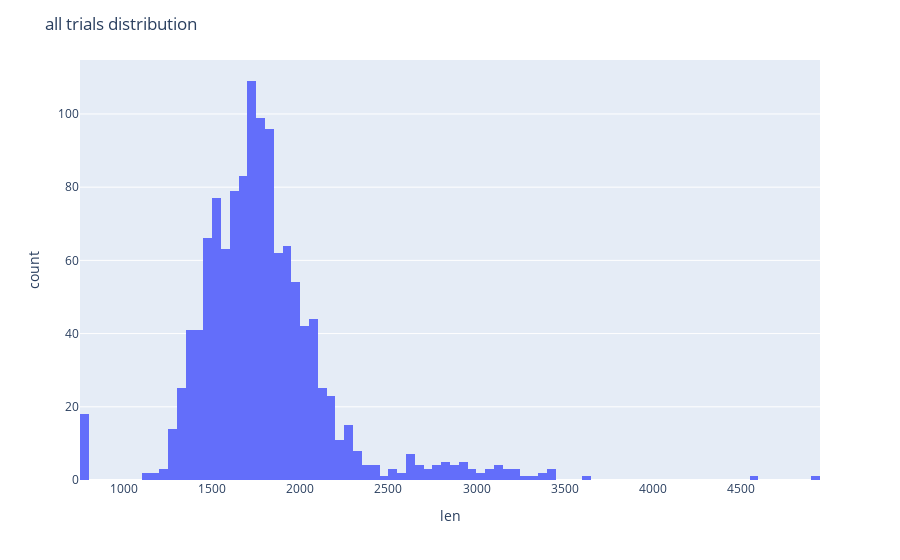
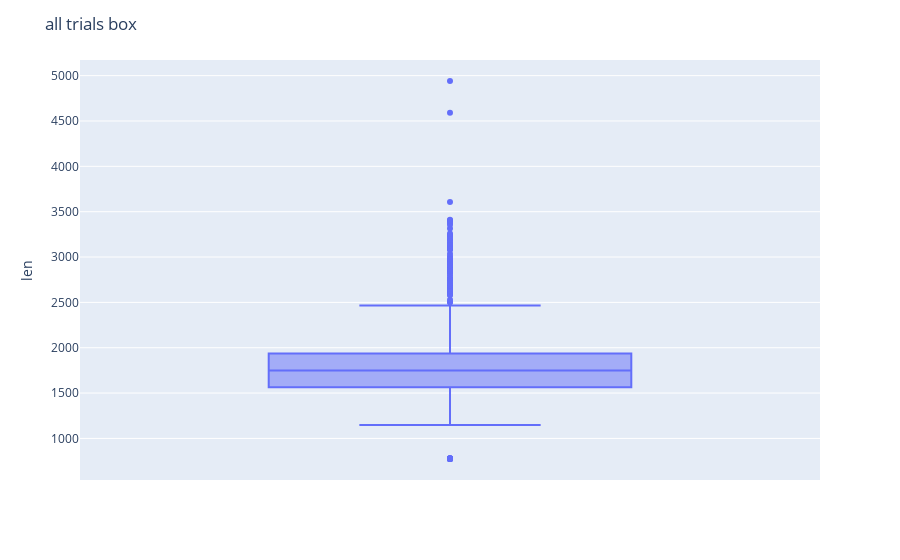
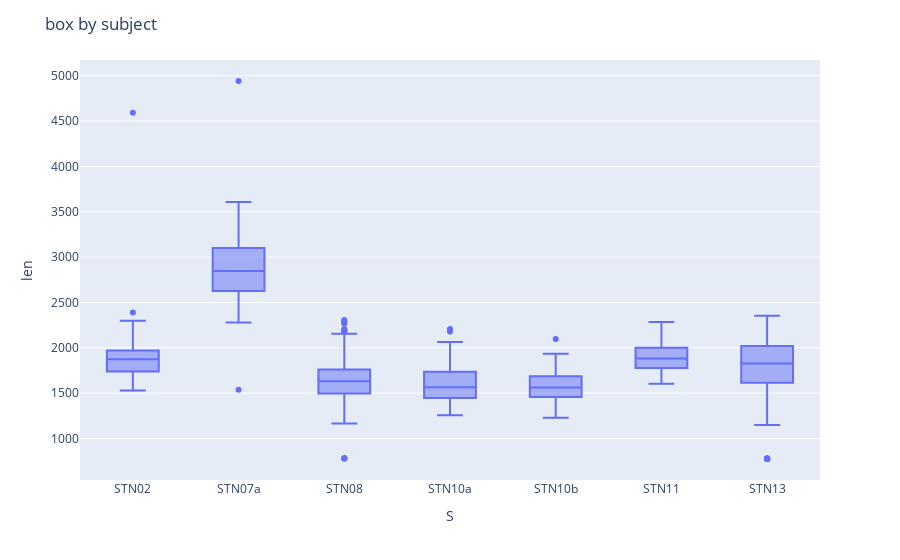
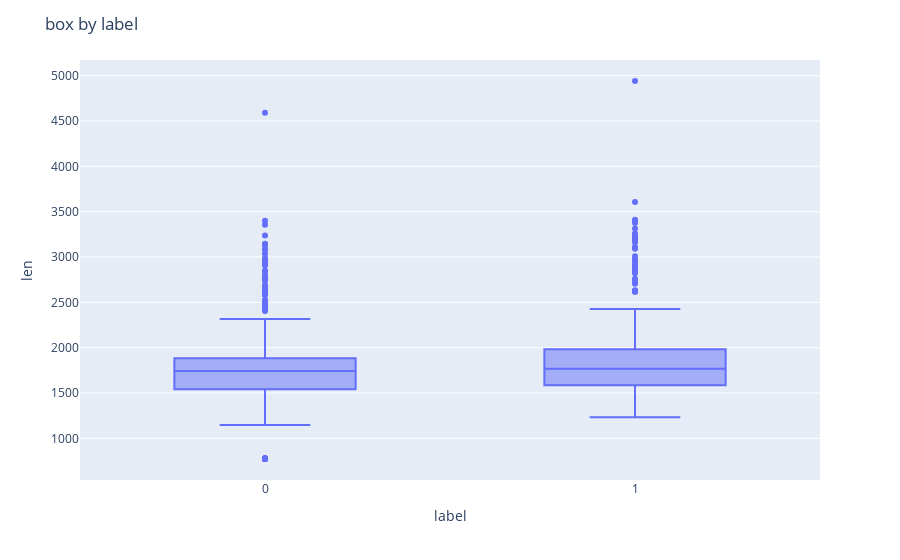

Here is the notebook cell these charts were saved with, in order:
### Code cell
"""

    viz trials 

"""

# remove outlier from ['STN07a']
cue_in = cue_in[ cue_in['len'] < 10000 ]

fig = px.histogram(cue_in, x='len')
fig.update_layout(title='all trials distribution') 
fig.show()

fig = px.box(cue_in, y='len')
fig.update_layout(title='all trials box') 
fig.show()

fig = px.box(cue_in, x='S', y='len')
fig.update_layout(title='box by subject')
fig.show()

fig = px.box(cue_in, x='label', y='len')
fig.update_layout(title='box by label')
fig.show()

### Figure 1 — Plotly figure (JSON) as saved in the notebook; plotly's stock layout.template omitted (floating-point values rounded to 4 significant figures; data arrays with more than 128 entries replaced by an {"elided": "..."} marker saying what was removed)
{"data": [{"alignmentgroup": "True", "bingroup": "x", "hovertemplate": "len=%{x}<br>count=%{y}<extra></extra>", "legendgroup": "", "marker": {"color": "#636efa", "pattern": {"shape": ""}}, "name": "", "offsetgroup": "", "orientation": "v", "showlegend": false, "type": "histogram", "x": {"elided": "1240 int values"}, "xaxis": "x", "yaxis": "y"}], "layout": {"autosize": true, "barmode": "relative", "legend": {"tracegroupgap": 0}, "margin": {"t": 60}, "title": {"text": "all trials distribution"}, "xaxis": {"anchor": "y", "autorange": true, "domain": [0, 1], "range": [749.5, 4950.0], "title": {"text": "len"}, "type": "linear"}, "yaxis": {"anchor": "x", "autorange": true, "domain": [0, 1], "range": [0, 114.7], "title": {"text": "count"}}}}

### Figure 2 — Plotly figure (JSON) as saved in the notebook; plotly's stock layout.template omitted (floating-point values rounded to 4 significant figures; data arrays with more than 128 entries replaced by an {"elided": "..."} marker saying what was removed)
{"data": [{"alignmentgroup": "True", "hovertemplate": "len=%{y}<extra></extra>", "legendgroup": "", "marker": {"color": "#636efa"}, "name": "", "notched": false, "offsetgroup": "", "orientation": "v", "showlegend": false, "type": "box", "x0": " ", "xaxis": "x", "y": {"elided": "1240 int values"}, "y0": " ", "yaxis": "y"}], "layout": {"autosize": true, "boxmode": "group", "legend": {"tracegroupgap": 0}, "margin": {"t": 60}, "title": {"text": "all trials box"}, "xaxis": {"anchor": "y", "autorange": true, "domain": [0, 1], "range": [-0.5, 0.5], "type": "category"}, "yaxis": {"anchor": "x", "autorange": true, "domain": [0, 1], "range": [541.4, 5173.0], "title": {"text": "len"}, "type": "linear"}}}

### Figure 3 — Plotly figure (JSON) as saved in the notebook; plotly's stock layout.template omitted (floating-point values rounded to 4 significant figures; data arrays with more than 128 entries replaced by an {"elided": "..."} marker saying what was removed)
{"data": [{"alignmentgroup": "True", "hovertemplate": "S=%{x}<br>len=%{y}<extra></extra>", "legendgroup": "", "marker": {"color": "#636efa"}, "name": "", "notched": false, "offsetgroup": "", "orientation": "v", "showlegend": false, "type": "box", "x": {"elided": "1240 str values"}, "x0": " ", "xaxis": "x", "y": {"elided": "1240 int values"}, "y0": " ", "yaxis": "y"}], "layout": {"autosize": true, "boxmode": "group", "legend": {"tracegroupgap": 0}, "margin": {"t": 60}, "title": {"text": "box by subject"}, "xaxis": {"anchor": "y", "autorange": true, "domain": [0, 1], "range": [-0.5, 6.5], "title": {"text": "S"}, "type": "category"}, "yaxis": {"anchor": "x", "autorange": true, "domain": [0, 1], "range": [541.4, 5173.0], "title": {"text": "len"}, "type": "linear"}}}

### Figure 4 — Plotly figure (JSON) as saved in the notebook; plotly's stock layout.template omitted (floating-point values rounded to 4 significant figures; data arrays with more than 128 entries replaced by an {"elided": "..."} marker saying what was removed)
{"data": [{"alignmentgroup": "True", "hovertemplate": "label=%{x}<br>len=%{y}<extra></extra>", "legendgroup": "", "marker": {"color": "#636efa"}, "name": "", "notched": false, "offsetgroup": "", "orientation": "v", "showlegend": false, "type": "box", "x": {"elided": "1240 int values"}, "x0": " ", "xaxis": "x", "y": {"elided": "1240 int values"}, "y0": " ", "yaxis": "y"}], "layout": {"autosize": true, "boxmode": "group", "legend": {"tracegroupgap": 0}, "margin": {"t": 60}, "title": {"text": "box by label"}, "xaxis": {"anchor": "y", "autorange": true, "domain": [0, 1], "range": [-0.5, 1.5], "title": {"text": "label"}, "type": "linear"}, "yaxis": {"anchor": "x", "autorange": true, "domain": [0, 1], "range": [541.4, 5173.0], "title": {"text": "len"}, "type": "linear"}}}
